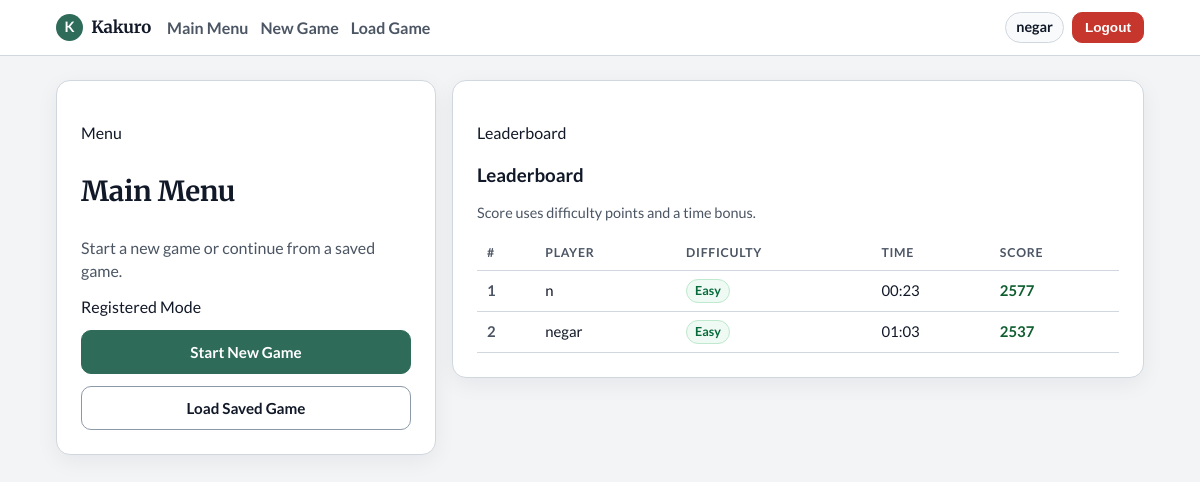
Screenshot of /menu (signed in) with the database file from the repository.
### tables this page shows
CREATE TABLE users (
    id INTEGER PRIMARY KEY AUTOINCREMENT,
    username TEXT UNIQUE NOT NULL,
    email TEXT UNIQUE NOT NULL,
    password_hash TEXT NOT NULL,
    created_at TEXT NOT NULL
);

CREATE TABLE leaderboard_entries (
    id INTEGER PRIMARY KEY AUTOINCREMENT,
    user_id INTEGER NOT NULL,
    difficulty TEXT NOT NULL,
    elapsed_time INTEGER NOT NULL DEFAULT 0,
    score INTEGER NOT NULL,
    created_at TEXT NOT NULL,
    FOREIGN KEY (user_id) REFERENCES users(id) ON DELETE CASCADE
);

### kakuro/app.py (the view)
    @app.get("/menu")
    def menu():
        guard = require_player_context()
        if guard:
            return guard
        leaderboard_entries = get_leaderboard(db_path, limit=10)
        return render_template(
            "main_menu.html",
            leaderboard_entries=leaderboard_entries,
        )

### kakuro/models/leaderboard.py (called while the page is built)
def _connect(db_path: Path = DEFAULT_DB_PATH) -> sqlite3.Connection:
    conn = sqlite3.connect(db_path)
    conn.row_factory = sqlite3.Row
    return conn

### kakuro/services/leaderboard_service.py (called while the page is built)
def get_leaderboard(db_path: Path, limit: int = 10) -> list[dict]:
    entries = get_top_leaderboard_entries(db_path=db_path, limit=limit)
    for idx, entry in enumerate(entries, start=1):
        entry["rank"] = idx
    return entries

### kakuro/templates/main_menu.html (shortened to what this page needs)
{% extends "base.html" %}
{% block content %}
<section class="menu-layout">
    <div class="card menu-actions">
        <p class="eyebrow">Menu</p>
        <h2>Main Menu</h2>
        <p class="sub">Start a new game or continue from a saved game.</p>
        {% if is_logged_in %}
            <span class="mode-badge">Registered Mode</span>
        {% elif is_guest %}
            <span class="mode-badge">Guest Mode</span>
        {% endif %}
        <a class="btn large" href="{{ url_for('open_new_game_page') }}">Start New Game</a>
        {% if is_logged_in %}
            <a class="btn outline large" href="{{ url_for('load_game_route') }}">Load Saved Game</a>
        {% endif %}
    </div>
    <aside class="card leaderboard-card">
        <div class="leaderboard-head">
            <p class="eyebrow">Leaderboard</p>
            <h3>Leaderboard</h3>
            <p class="sub small">Score uses difficulty points and a time bonus.</p>
        </div>
        {% if leaderboard_entries %}
            <div class="leaderboard-table-wrap">
                <table class="leaderboard-table">
                    <thead>
                        <tr>
                            <th>#</th>
                            <th>Player</th>
                            <th>Difficulty</th>
                            <th>Time</th>
                            <th>Score</th>
                        </tr>
                    </thead>
                    <tbody>
                        {% for entry in leaderboard_entries %}
                            <tr>
                                <td class="rank-col">{{ entry.rank }}</td>
                                <td>{{ entry.username }}</td>
                                <td><span class="difficulty-pill difficulty-{{ entry.difficulty }}">{{ entry.difficulty|capitalize }}</span></td>
                                <td>{{ "%02d:%02d"|format((entry.elapsedTime // 60), (entry.elapsedTime % 60)) }}</td>
                                <td class="score-col">{{ entry.score }}</td>
                            </tr>
                        {% endfor %}
                    </tbody>
                </table>
            </div>
        {% else %}
            <p class="sub">No scored runs yet. Finish a registered user game to create the first record.</p>
        {% endif %}
    </aside>
</section>
{% endblock %}

### kakuro/templates/base.html (shortened to what this page needs)
<!doctype html>
<html lang="en">
<head>
    <link rel="stylesheet" href="{{ url_for('static', filename='css/styles.css') }}">
</head>
<body class="{% block body_class %}{% endblock %}">
<header class="topbar">
    <div class="topbar-inner">
        <a class="brand logo" href="{{ url_for('menu') if is_logged_in or is_guest else url_for('welcome') }}">
            <span class="brand-mark" aria-hidden="true">K</span>
            <span class="brand-text">Kakuro</span>
        </a>
        {% if is_logged_in or is_guest %}
            <nav class="topnav" aria-label="Primary navigation">
                <a href="{{ url_for('menu') }}">Main Menu</a>
                <a href="{{ url_for('open_new_game_page') }}">New Game</a>
                {% if is_logged_in %}
                    <a href="{{ url_for('load_game_route') }}">Load Game</a>
                {% endif %}
            </nav>
        {% endif %}
        <div class="account-bar">
            {% if is_logged_in %}
                <span class="user-chip">{{ current_username }}</span>
                <form method="post" action="{{ url_for('logout') }}">
                    <button type="submit" class="btn small danger">Logout</button>
                </form>
            {% elif is_guest %}
                <span class="user-chip guest">Guest</span>
                <form method="post" action="{{ url_for('logout') }}">
                    <button type="submit" class="btn small outline">Exit Guest</button>
                </form>
            {% endif %}
        </div>
    </div>
</header>
<main class="page">
    {% block content %}{% endblock %}
</main>
</body>
</html>

### kakuro/static/css/styles.css (style rules this page uses)
:root { --font-sans: "Lato", "Segoe UI", "Trebuchet MS", sans-serif; --font-display: "Merriweather", Georgia, "Times New Roman", serif; --space-8: 8px; --space-12: 12px; --space-16: 16px; --space-24: 24px; --space-32: 32px; --surface-bg: #f3f4f6; --surface-card: #ffffff; --surface-muted: #f8fafc; --border: #d0d7de; --border-strong: #8c99a6; --text-primary: #111827; --text-muted: #4b5563; --accent: #2f6b59; --accent-hover: #245244; --danger: #b42318; --danger-soft: #fdecea; --success: #027a48; --success-soft: #e9f8f0; --warning: #b54708; --warning-soft: #fff4e6; --board-dark: #22272e; --board-dark-edge: #39424c; --board-grid: #7a8793; --playable-bg: #fbfdff; --focus-ring: #2f6b59; }
* { box-sizing: border-box; }
body { margin: 0; min-height: 100vh; background: var(--surface-bg); color: var(--text-primary); font-family: var(--font-sans); line-height: 1.45; }
a { color: var(--accent); }
h1, h2 { margin: 0; font-family: var(--font-display); color: var(--text-primary); letter-spacing: -0.01em; }
h2 { font-size: clamp(1.35rem, 2.3vw, 1.75rem); }
.topbar { background: #ffffff; border-bottom: 1px solid var(--border); position: sticky; top: 0; z-index: 20; }
.topbar-inner { max-width: 1120px; margin: 0 auto; padding: var(--space-12) var(--space-16); display: flex; align-items: center; gap: var(--space-16); }
.logo { display: inline-flex; align-items: center; gap: 8px; color: var(--text-primary); text-decoration: none; font-size: 1.05rem; font-weight: 700; }
.brand-mark { inline-size: 1.7rem; block-size: 1.7rem; border-radius: 999px; display: grid; place-items: center; background: var(--accent); color: #ffffff; font-size: 0.9rem; font-weight: 700; }
.brand-text { font-family: var(--font-display); letter-spacing: -0.01em; }
.topnav { display: flex; flex-wrap: wrap; gap: var(--space-12); }
.topnav a { color: var(--text-muted); text-decoration: none; font-weight: 600; padding: 2px 0; }
.account-bar { display: flex; align-items: center; gap: var(--space-8); }
.user-chip { border: 1px solid var(--border); background: var(--surface-muted); color: var(--text-primary); border-radius: 999px; padding: 4px 10px; font-size: 0.9rem; font-weight: 600; }
.page { max-width: 1120px; margin: var(--space-24) auto; padding: 0 var(--space-16) var(--space-32); }
.card { background: var(--surface-card); border: 1px solid var(--border); border-radius: 14px; padding: var(--space-24); box-shadow: 0 6px 22px rgba(15, 23, 42, 0.06); }
.sub { margin: var(--space-12) 0 0; color: var(--text-muted); }
.sub.small { font-size: 0.9rem; }
.menu-layout { display: grid; grid-template-columns: minmax(300px, 380px) minmax(0, 1fr); gap: var(--space-16); align-items: start; }
.menu-actions { display: grid; gap: var(--space-12); }
.leaderboard-card { background: #ffffff; }
.leaderboard-head { display: grid; gap: 2px; margin-bottom: var(--space-12); }
.leaderboard-head h3 { margin: 0; }
.leaderboard-table-wrap { overflow: auto; }
.leaderboard-table { width: 100%; border-collapse: collapse; font-size: 0.93rem; }
.leaderboard-table th, .leaderboard-table td { padding: 8px 10px; border-bottom: 1px solid var(--border); text-align: left; white-space: nowrap; }
.leaderboard-table thead th { font-size: 0.77rem; text-transform: uppercase; letter-spacing: 0.06em; color: var(--text-muted); font-weight: 700; }
.rank-col { font-weight: 700; color: #4b5563; }
.score-col { font-weight: 700; color: #0f5d2f; }
.difficulty-pill { display: inline-flex; align-items: center; padding: 2px 8px; border-radius: 999px; border: 1px solid var(--border); font-size: 0.78rem; font-weight: 700; }
.difficulty-pill.difficulty-easy { background: #eefaf3; border-color: #bfe9ce; color: #066a3a; }
.btn { display: inline-flex; align-items: center; justify-content: center; gap: 6px; padding: 10px 16px; border-radius: 10px; border: 1px solid var(--accent); background: var(--accent); color: #ffffff; font-size: 0.95rem; font-weight: 650; text-decoration: none; cursor: pointer; transition: background-color 0.15s ease, border-color 0.15s ease; }
.btn.outline { background: #ffffff; border-color: var(--border-strong); color: var(--text-primary); }
.btn.small { padding: 7px 12px; font-size: 0.85rem; }
.btn.large { width: 100%; }
.btn.danger { background: #c7362d; border-color: #c7362d; color: #ffffff; }

### rows the page displays
users: username "negar"
leaderboard_entries: rank "1", username "n", difficulty "Easy", elapsedTime "00:23", score "2577"
leaderboard_entries: rank "2", username "negar", difficulty "Easy", elapsedTime "01:03", score "2537"
